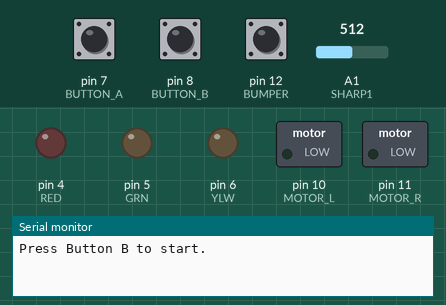
This sketch was run on a simulated Arduino Uno, built with avr-gcc and run on an emulated ATmega328P. On the bench: switched loads named in the sketch (green lamp = pin HIGH), output pins drawn as LEDs (lit = HIGH), the last lines printed to the serial monitor. Dashed ring = blinking. The inputs (shaded band) are chosen by the test bench; at power-on: pin 8 (BUTTON_B) HIGH, pin 7 (BUTTON_A) HIGH, pin 12 (BUMPER) HIGH, A1 (SHARP1) = 512.

Above: at 2.3 s.
2.4 s: pin 8 (BUTTON_B) pulled LOW for 0.65 s
At 3.6 s:
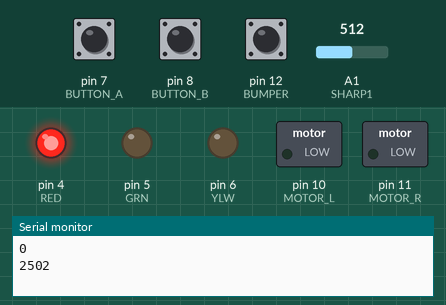
At 4.17 s:
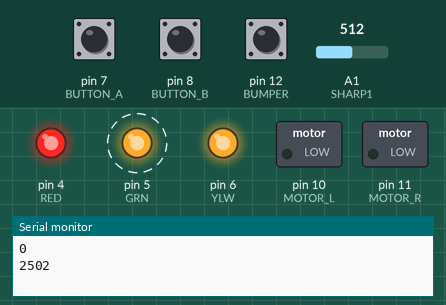
Timing chart, 0 to 11.5 s (numbered marks = the images above; inputs shaded):
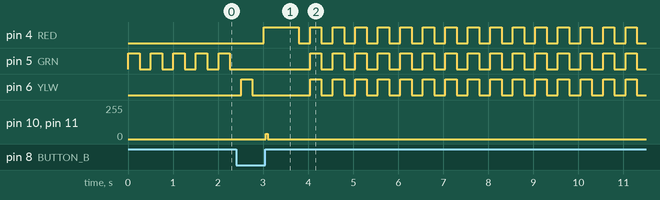

Measured:
- after the input at 2.4 s, pin 4 (RED): LOW → HIGH after 0.61 s, then repeats every 0.50 s: LOW 0.25 s, HIGH 0.25 s; pin 6 (YLW): goes HIGH 0.25 s, LOW 1.3 s, 14 × (HIGH 0.25 s, LOW 0.25 s), HIGH 0.25 s, then LOW, starting after 0.11 s; pin 10 (MOTOR_L), pin 11 (MOTOR_R): 0/255 → 40/255 after 0.66 s, → 0/255 0.04 s later
- by itself, pin 5 (GRN): alternates HIGH for 0.25 s and LOW for 0.25 s

The sketch:

M452Lab4PROP_TEST.ino
```cpp
/********************************************************************
  M452Lab4OnOff (v2.0)

  Original by H. Fernando, 24/09/2013
  Revised by B. Surgenor, 17/09/2016, 01/10/2020, 30/09/2021

  This is an ON/OFF wall following algorithm for a robot equipped
  with a single Sharp on the left front corner of the robot.

 ***********************************************************************/
// Pin Assignments
int RED = 4;
int GRN = 5;
int YLW = 6;

int BUTTON_A = 7;
int BUTTON_B = 8;
int BUTTON_C = 9;
int MOTOR_L = 10;  // left motor signal
int MOTOR_R = 11;  // right motor signal
int BUMPER = 12;

int SHARP1 = A1;   // sharp input pin
int sensor1;       // sharp sensor reading

// recommended initial values
int delta  = 32;   // 25 as default for speed for speed test
int HYS    = 100;   // 50 as default for hysterisis

// adjust stop speed and target distance as appropriate
int WALL = 1400;       // 700 (40cm) for corridor, 1200 (20cm) for wall
int STOP_SPEED = 147;  // 147 as default, change to match that in Lab #4

//Set proportional gain value
float KP = 0.15;


// Set-up Routine
void setup() {
  // initialize the digital led pins as outputs.
  pinMode(RED, OUTPUT);
  pinMode(YLW, OUTPUT);
  pinMode(GRN, OUTPUT);
  //initialize buttons and bumper pins as inputs
  pinMode(BUMPER, INPUT);
  pinMode(BUTTON_A, INPUT);
  pinMode(BUTTON_B, INPUT);
  pinMode(BUTTON_C, INPUT);
  //initialize motor control pins as outputs
  pinMode(MOTOR_L, OUTPUT);
  pinMode(MOTOR_R, OUTPUT);

  //setup serial debug
  Serial.begin(9600);

  runMotors(0, 0); // check motors are stopped

  Serial.println("Press Button B to start.");
  do {
    toggleLED(GRN);         //motors stopped, Green LED flashing
  } while (digitalRead(BUTTON_B) == HIGH);

  sensor1 = map(analogRead(SHARP1), 0, 1023, 0, 5000); // initialize sensor
  Serial.println("Program Running. Press bumper to stop");

  Serial.println("Select speed");
}

// Main Routine
void loop() {
  // Select motor speed
  do  {
    toggleLED(YLW);
    if (digitalRead(BUTTON_A) == LOW) {
      delta = 35;
      Serial.println("Set delta = 15");
      break;
    }
    else if (digitalRead(BUTTON_B) == LOW) {
      delta = 37;
      Serial.println("Set delta = 25");
      break;
    }
    else if (digitalRead(BUTTON_C) == LOW) {
      delta = 40;
      Serial.println("Set delta = 45");
      break;
    }
  }

  while (true);
  //// start of bumper check loop
  do {
    sensor1 = map(analogRead(SHARP1), 0, 1023, 0, 5000); // initialize sensor
    int error = WALL - sensor1;
    int dummy = min(abs(error) * KP, 100);
    int deltaV = delta * (100 - dummy) / 100;

    if (error > 0 ) { //too far from the wall
      turnOnLED(YLW);
      runMotors(deltaV, delta);
    }

    else if (error < 0){ //too close to the wall
      turnOnLED(RED);
    runMotors(delta, deltaV);
  }

  else { //desired distance
    turnOnLED(GRN);
    runMotors(delta, delta);
  }

Serial.println(error);
Serial.println(dummy);
Serial.println(deltaV);
Serial.println(sensor1);
Serial.println(" ");
}

while (digitalRead(BUMPER) == LOW); // end of bumper loop

runMotors(0, 0);
delay(500);
runMotors(-delta, -delta);
delay(250);
runMotors(0, 0);
while (1) {                  // loop forever
  flashAllLEDs();
}
}

//**********FUNCTIONS (subroutines)******************

// left and right motor commands
void runMotors(int delta_L, int delta_R) {
  int pulse_L = (STOP_SPEED + delta_L) * 10; //determines length of pulse in microsec
  int pulse_R = (STOP_SPEED + delta_R) * 10;
  for (int i = 0; i < 3; i++) {
    pulseOut(MOTOR_L, pulse_L);    //send pulse to left motors
    pulseOut(MOTOR_R, pulse_R);    //send pulse to right motors
  }
}

// single motor pulsewidth command
void pulseOut(int motor, int pulsewidth) {
  digitalWrite(motor, HIGH);
  delayMicroseconds(pulsewidth);  //send pulse of desired pulsewidth
  digitalWrite(motor, LOW);
}

//Turn on a single LED, and all other off
void turnOnLED(int colour) {
  digitalWrite(GRN, LOW);
  digitalWrite(YLW, LOW);
  digitalWrite(RED, LOW);
  digitalWrite(colour, HIGH);
}

//Toggle an LED on/off
void toggleLED(int colour) {
  digitalWrite(colour, HIGH);
  delay(250);
  digitalWrite(colour, LOW);
  delay(250);
}

//flash all LEDs
void flashAllLEDs() {
  digitalWrite(GRN, LOW);
  digitalWrite(YLW, LOW);
  digitalWrite(RED, LOW);
  delay(250);
  digitalWrite(GRN, HIGH);
  digitalWrite(YLW, HIGH);
  digitalWrite(RED, HIGH);
  delay(250);
}
```
